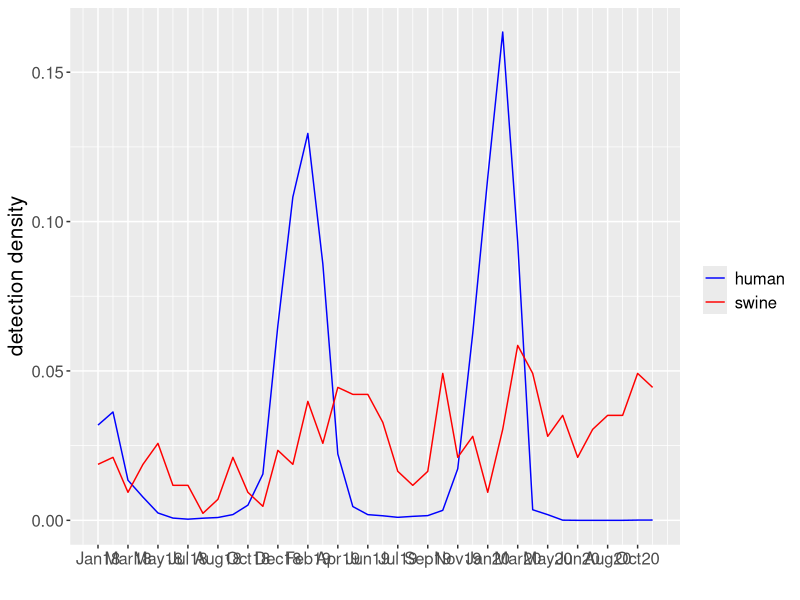

This figure's R source:
# Code for the temporal analysis in supplemental Figure S1.

period = 4 # in weeks
# Temporal bounds (Jan 2018 - November 2020):
global_start_date <- as.Date("2018-01-01")
global_end_date <- as.Date("2020-12-01")

# Aggregate FluNet data into 4-week intervals
flunet_orig <- read.table('FluNet_2010-1_2021-34.csv', sep=',', header=T)
flunet <- data.frame(start_date=as.Date(character()), end_date=as.Date(character()),
                     pdm=integer(), h3=integer(), ibv=integer(),
                     unsubtyped=integer(), pdm_adj=integer())
flunet_orig$SDATE <- as.Date(flunet_orig$SDATE, format="%m/%d/%y")
flunet_orig$EDATE <- as.Date(flunet_orig$EDATE, format="%m/%d/%y")
start_week <- -1
accumulated <- data.frame(start_date=as.Date(character()), end_date=as.Date(character()),
                          pdm=integer(), h3=integer(), ibv=integer(),
                          unsubtyped=integer(), pdm_adj=integer())
for (i in 1:nrow(flunet_orig)) {
  week_report <- flunet_orig[i,]
  week <- week_report$Week
  if (week_report$SDATE < global_start_date || week_report$SDATE > global_end_date) {
    next
  }
  
  if (start_week < 0 ||
      as.integer(week_report$SDATE - start_date) >= period * 7) {
    flunet <- rbind(flunet, accumulated)
    accumulated <- data.frame(start_date=c(week_report$SDATE),
                              end_date=c(week_report$EDATE),
                              pdm=c(week_report$AH1N12009),
                              h3=c(week_report$AH3),
                              ibv=c(week_report$INF_B),
                              unsubtyped=c(week_report$ANOTSUBTYPED),
                              pdm_adj=c(0))
    start_week <- week
    start_date <- week_report$SDATE
  } else {
    accumulated$end_date <- week_report$EDATE
    accumulated$pdm <- accumulated$pdm + week_report$AH1N12009
    accumulated$h3 <- accumulated$h3 + week_report$AH3
    accumulated$unsubtyped <- accumulated$unsubtyped + week_report$ANOTSUBTYPED
    accumulated$ibv <- accumulated$ibv + week_report$INF_B
  }
}
if (accumulated$pdm > 0) {
  accumulated$end_date <- accumulated$start_date + period * 7
  flunet[nrow(flunet) + 1,] <- accumulated[1,]
}
flunet$pdm_adj <- flunet$pdm + flunet$unsubtyped * (flunet$pdm / (flunet$pdm + flunet$h3))

# Accumulate the respective fluture (swine) data
fluture_daily <- read.table("FLUture_2022-10-13_daily.csv",
                            header=T, sep=",")
fluture_daily$date <- as.Date(fluture_daily$date, format="%m/%d/%y")
fluture <- data.frame(sw_pdm=integer())
for (i in 1:nrow(flunet)) {
  start_date <- flunet[i,]$start_date
  end_date <- flunet[i,]$end_date
  fluture[i,] <- sum(fluture_daily[fluture_daily$date >= start_date&
                                     fluture_daily$date <= end_date,]$pdmH1)
}
detections <- cbind(flunet, sw_pdm=fluture)
if (period >= 52) {
  detections <- cbind(detections, labels=paste(format(detections$start_date, '%y'),
                                               format(detections$end_date, '%y'),
                                               sep="-"))
} else {
  detections <- cbind(detections,
                      labels=format(detections$start_date+
                                      as.integer(detections$end_date - detections$start_date)/2,
                                    '%m/%y'))
}

#-------Time-plot-------
library(ggplot2)
total_pdm = sum(detections$pdm)
total_sw_pdm = sum(detections$sw_pdm)
detections <- cbind(detections, pdm_norm=detections$pdm / total_pdm)
detections <- cbind(detections, sw_pdm_norm=detections$sw_pdm / total_sw_pdm)
detections <- cbind(detections, mid_date=detections$start_date + (period/2)*7)

ggplot(detections, aes(x=mid_date, y=pdm)) +
  geom_line(aes(x=mid_date, y=pdm_norm, color='human')) +
  geom_line(aes(x=mid_date, y=sw_pdm_norm, color='swine')) +
  xlab("") +
  ylab("detection density") +
  scale_x_date(date_labels = "%b%y", breaks=detections$mid_date[seq(1, length(detections$mid_date), 2)]) +
  scale_colour_manual("", 
                      breaks = c("human", "swine"),
                      values = c("blue", "red")) +
  theme(text = element_text(size=15))
